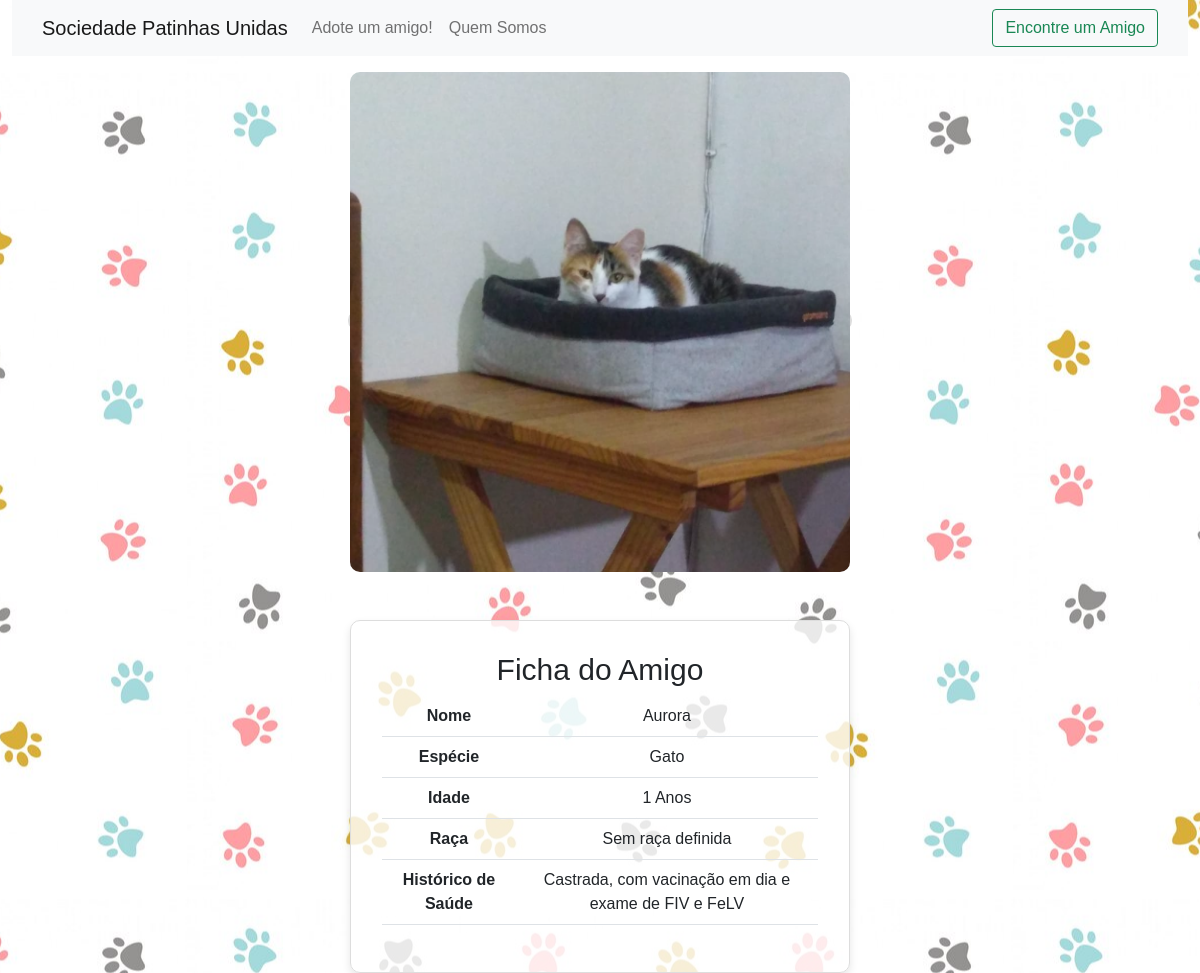
The page /animal/3/ on the database its author committed.
### base/models.py (models this page shows, shortened)
class Animal(models.Model):
    id_ficha = models.IntegerField(null=True, blank=True)
    nome = models.CharField(max_length=100)
    especie = models.CharField(max_length=100)
    idade = models.IntegerField(null=True, blank=True)
    raca = models.CharField(max_length=100)
    historico_saude = models.CharField(max_length=100)
    foto = models.ImageField(upload_to='static', blank=True, null=True)
    class Meta:
        verbose_name= 'Ficha Animal'
        verbose_name_plural = 'Fichas Animais'
        ordering = ['nome']

### base/views.py (the view)
# urls.py: path('animal/<int:animal_id>/', animal_detail, name='animal_detail'),
def animal_detail(request, animal_id):
    animal = get_object_or_404(Animal, id=animal_id)
    return render(request, 'animal_detail.html', {'animal': animal})

### base/templates/animal_detail.html (shortened to what this page needs)
{% extends "base_site.html" %}
{% block content %}
<div class="container text-center mt-3 image-container">
  <div class="row">
      <div class="col">
          <a href="{% url 'animal_detail' animal_id=animal.id %}" class="square-crop">
              <img src="{{ animal.foto.url }}" class="img-fluid" alt="{{ animal.nome }}">
          </a>
      </div>
  </div>
</div>
<div class="container text-center mt-5 ficha-container">
  <div class="card-body">
      <h5 class="card-title">Ficha do Amigo</h5>
      <table class="table">
          <tbody>
              <tr>
                  <th scope="row" class="border-right pr-3">Nome</th>
                  <td>{{ animal.nome }}</td>
              </tr>
              <tr>
                  <th scope="row">Espécie</th>
                  <td>{{ animal.especie }}</td>
              </tr>
              <tr>
                  <th scope="row">Idade</th>
                  <td>{{ animal.idade }} Anos</td>
              </tr>
              <tr>
                  <th scope="row">Raça</th>
                  <td>{{ animal.raca }}</td>
              </tr>
              <tr>
                  <th scope="row">Histórico de Saúde</th>
                  <td>{{ animal.historico_saude }}</td>
              </tr>
          </tbody>
      </table>
  </div>
</div>
{% endblock %}

### base/static/css/styles.css (style rules this page uses)
body { background-image: url('../images/background.jpg'); background-repeat: repeat; background-position: center center; font-family: 'Tahoma', sans-serif; font-size: 16px; }
h1, h2, h3, h4, h5, h6 { font-family: 'Tahoma', sans-serif; font-size: 30px; }
.square-crop { overflow: hidden; border: 2px solid #ddd; border-radius: 10px; }
.square-crop img { max-width: 100%; height: auto; border-radius: 10px; }
.ficha-container { max-width: 500px; margin: 0 auto; background-color: rgba(255, 255, 255, 0.8); border: 1px solid #ddd; border-radius: 10px; padding: 15px; box-shadow: 0 4px 8px rgba(0, 0, 0, 0.1); }

### base/templates/animal_detail.html (style rules this page uses)
.square-crop { overflow: hidden; border: 2px solid #ddd; border-radius: 10px; margin-top: 50px; }
.square-crop img { max-width: 100%; max-height: 500px; height: auto; border-radius: 10px; }
.image-container { display: flex; justify-content: center; }

### rows shown on the page
Animal: foto (picture), nome "Aurora", especie "Gato", idade "1", raca "Sem raça definida", historico_saude "Castrada, com vacinação em dia e exame de FIV e FeLV"
